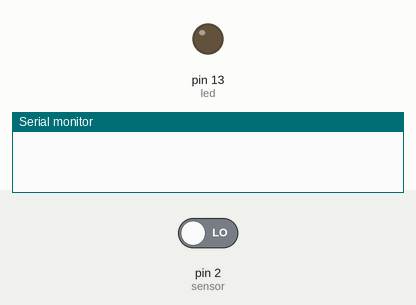
This sketch was run on a simulated Arduino Uno, built with avr-gcc and run on an emulated ATmega328P. Parts: output pins drawn as LEDs (lit = HIGH), the last lines printed to the serial monitor. The test bench sets the inputs (shaded band); at power-on: pin 2 (sensor) LOW.

Above: at 1.2 s.
1.3 s: pin 2 (sensor) driven HIGH
At 2.3 s:
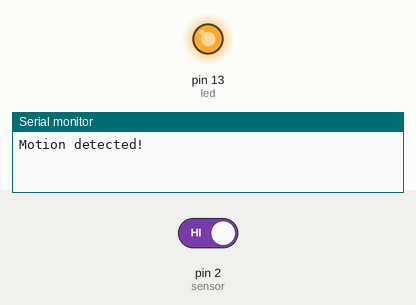
2.9 s: pin 2 (sensor) driven LOW
At 3.4 s:
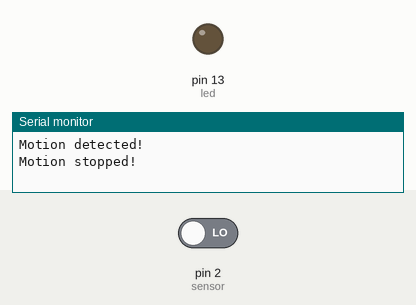
Timing chart, 0 to 5.9 s (numbered marks = the images above; inputs shaded):
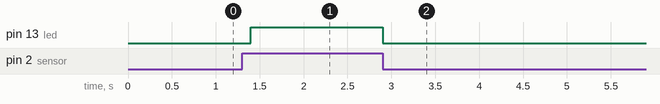

Measured:
- after the input at 1.3 s, pin 13 (led): LOW → HIGH after 0.10 s
- after the input at 2.9 s, pin 13 (led): HIGH → LOW at once

The sketch:

pir-example.ino
```cpp
int led = 13;

int sensor = 2;

int state = LOW;             // default, tiada pergerakan

int val = 0;


void setup() {

  pinMode(led, OUTPUT);

  pinMode(sensor, INPUT);

  Serial.begin(9600);

}


void loop(){

  val = digitalRead(sensor);


  if (val == HIGH) {

    digitalWrite(led, HIGH);

    delay(100);


    if (state == LOW) {        //LED ON

      Serial.println("Motion detected!");

      state = HIGH;           // update variable state to HIGH

    }

  }

  else {

      digitalWrite(led, LOW); // LED off

      delay(200);


      if (state == HIGH){

        Serial.println("Motion stopped!");

        state = LOW;       // update variable state to LOW

    }

  }

}
```
